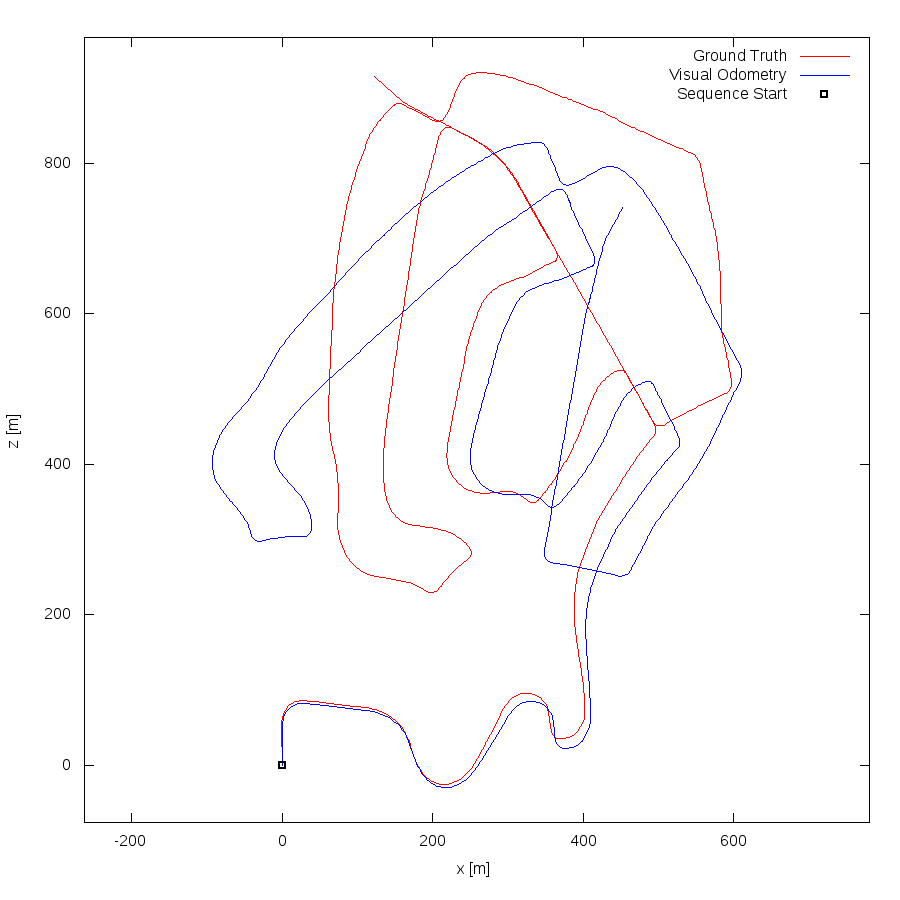

Recreate this plot in gnuplot.
set term postscript eps enhanced color
set output "02.eps"
set size ratio -1
set xrange [-263:781]
set yrange [-76:967]
set xlabel "x [m]"
set ylabel "z [m]"
plot "02.txt" using 1:2 lc rgb "#FF0000" title 'Ground Truth' w lines,"02.txt" using 3:4 lc rgb "#0000FF" title 'Visual Odometry' w lines,"< head -1 02.txt" using 1:2 lc rgb "#000000" pt 4 ps 1 lw 2 title 'Sequence Start' w points
